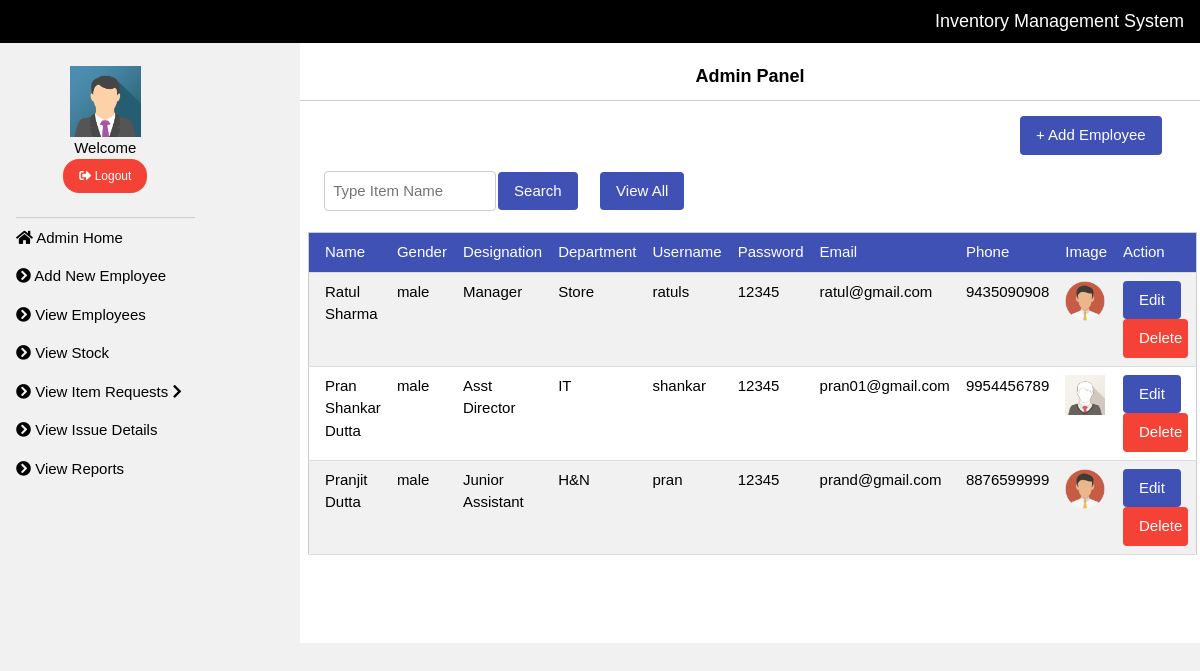
/viewemployee.php, run on the app's committed database.
### tables this page shows
CREATE TABLE `employee` (
  `id` int(11) NOT NULL,
  `name` varchar(40) NOT NULL,
  `gender` varchar(10) NOT NULL,
  `des` varchar(50) NOT NULL,
  `dept` varchar(15) NOT NULL,
  `uname` varchar(20) NOT NULL,
  `pass` varchar(15) NOT NULL,
  `email` varchar(30) NOT NULL,
  `phno` bigint(13) NOT NULL,
  `image` varchar(100) NOT NULL,
  PRIMARY KEY (`id`) USING BTREE
);

### viewemployee.php (the view, shortened to what this page needs)
<!DOCTYPE html>
<html>
<head>
<link rel="stylesheet" href="css/w3style.css">
<link href="css/style2.css" type="text/css" rel="stylesheet">
<link rel="stylesheet" href="css/all.css">
<link href="css/fonts.css" type="text/css" rel="stylesheet">
</head>
<body class="w3-light-grey">
<div class="w3-bar w3-top w3-black w3-large" style="z-index:4">
  <span class="w3-bar-item w3-right w3-bar-item">Inventory Management System</span>
</div>
<?php include "sidebar.php"; ?>
<div class="w3-main w3-white" style="margin-left:300px; height:600px;margin-top:43px;">
 <header class="w3-container w3-center w3-border-bottom" style="padding-top:10px">
    <h5><b> Admin Panel</b></h5>
  </header>
 <p><span class="w3-main w3-white" style="margin-left:80%;margin-top:43px;width:50%;position:right;">
   <a  href="addemployee.php"> <input type="submit" name="submit" id="submit" value="+ Add Employee" class="w3-btn w3-indigo w3-round-medium">
  </a></span></p>
 <tr >
     <td colspan="4" class="w3-row-padding-64">
            <form id="form1" name="form1" method="post" action="viewemployee.php">
              <table width="55%" border="0" cellspacing="0">
                    <tr>
                        <td width="5%">&nbsp;  </td>
                        <td width="38%"><input name="name" type="text" class="w3-input w3-border w3-round" id="name" placeholder="Type Item Name" ></td>
                        <td width="21%"><input type="submit" name="go2" id="go2" value="Search" class="w3-btn w3-indigo w3-round"></td>
                        <td width="15%"><input type="submit" name="go3" id="go3" value="View All" class="w3-btn w3-indigo w3-round"></td>
                         <td width="20%">&nbsp;  </td>
                        <td width="20%">&nbsp;  </td>
                        <td width="20%">&nbsp;  </td>
                        <td width="20%">&nbsp;  </td>
                    </tr>
                </table>
            </form>
    </td>
  </tr>
 <div class="w3-row-padding w3-margin-bottom" style="margin-top:20px">
    <table class="w3-table-all">
    <tr class="w3-indigo">
        <td width="15%">Name</td>
        <td width="4%">Gender</td>
        <td width="7%">Designation</td>
        <td width="7%">Department</td>
        <td width="8%">Username</td>
        <td width="8%">Password</td>
        <td width="12%">Email</td>
        <td width="9%">Phone</td>
        <td width="6%">Image</td>
        <td width="15%">Action</td>
      </tr>
      <?php
	  	include "connect.php";
		$sql="";
		if(isset($_POST["go2"]))
		{
			$name=$_POST["name"];
			$sql="Select * from employee where name like '$name%'";
		}
		else
		{
			$sql="Select * from employee";
    }
    $result=mysqli_query($con,$sql);
		while($row=mysqli_fetch_array($result))
		{
			echo '<tr>';
			echo '<td>'.$row[1].'</td>';
			echo '<td>'.$row[2].'</td>';
			echo '<td>'.$row[3].'</td>';
      echo '<td>'.$row[4].'</td>';
      echo '<td>'.$row[5].'</td>';
			echo '<td>'.$row[6].'</td>';
			echo '<td>'.$row[7].'</td>';
			echo '<td>'.$row[8].'</td>';
			echo '<td><img src="'.$row[9].'" width="40" height="40" ></td>';
			echo '<td><a class="w3-btn w3-indigo w3-round" href="editemp.php?id='.$row["0"].'">Edit</a> <a class="w3-btn w3-red w3-round" style="width:65px;" href="delemp.php?id='.$row["0"].'" onClick="return condel()">Delete</a></td?';
		}
	  ?>
    </table>
  </div>
</div>
</body>
</html>

### css/w3style.css (style rules this page uses)
html { box-sizing:border-box }
*,*:before,*:after { box-sizing:inherit }
html { -ms-text-size-adjust:100%;-webkit-text-size-adjust:100% }
body { margin:0 }
article,aside,details,figcaption,figure,footer,header,main,menu,nav,section,summary { display:block }
a { background-color:transparent;-webkit-text-decoration-skip:objects }
img { border-style:none }
button,input,select,textarea { font:inherit;margin:0 }
button,input { overflow:visible }
button,html [type=button],[type=reset],[type=submit] { -webkit-appearance:button }
html,body { font-family:Verdana,sans-serif;font-size:15px;line-height:1.5 }
html { overflow-x:hidden }
h5 { font-size:18px }
h1,h2,h3,h4,h5,h6 { font-family:"Segoe UI",Arial,sans-serif;font-weight:400;margin:10px 0 }
img { vertical-align:middle }
a { color:inherit }
.w3-table,.w3-table-all { border-collapse:collapse;border-spacing:0;width:100%;display:table }
.w3-table-all { border:1px solid #ccc }
.w3-bordered tr,.w3-table-all tr { border-bottom:1px solid #ddd }
.w3-table-all tr:nth-child(odd) { background-color:#fff }
.w3-table-all tr:nth-child(even) { background-color:#f1f1f1 }
.w3-table td,.w3-table th,.w3-table-all td,.w3-table-all th { padding:8px 8px;display:table-cell;text-align:left;vertical-align:top }
.w3-table th:first-child,.w3-table td:first-child,.w3-table-all th:first-child,.w3-table-all td:first-child { padding-left:16px }
.w3-btn,.w3-button { border:none;display:inline-block;padding:8px 16px;vertical-align:middle;overflow:hidden;text-decoration:none;color:inherit;background-color:inherit;text-align:center;cursor:pointer;white-space:nowrap }
.w3-btn,.w3-button { -webkit-touch-callout:none;-webkit-user-select:none;-khtml-user-select:none;-moz-user-select:none;-ms-user-select:none;user-select:none }
.w3-input { padding:8px;display:block;border:none;border-bottom:1px solid #ccc;width:100% }
.w3-main,#main { transition:margin-left .4s }
.w3-bar { width:100%;overflow:hidden }
.w3-bar .w3-bar-item { padding:8px 16px;float:left;width:auto;border:none;display:block;outline:0 }
.w3-container:after,.w3-container:before,.w3-panel:after,.w3-panel:before,.w3-row:after,.w3-row:before,.w3-row-padding:after,.w3-row-padding:before, .w3-cell-row:before,.w3-cell-row:after,.w3-clear:after,.w3-clear:before,.w3-bar:before,.w3-bar:after { content:"";display:table;clear:both }
.w3-top,.w3-bottom { position:fixed;width:100%;z-index:1 }
.w3-top { top:0 }
.w3-round,.w3-round-medium { border-radius:4px }
.w3-row-padding,.w3-row-padding>.w3-half,.w3-row-padding>.w3-third,.w3-row-padding>.w3-twothird,.w3-row-padding>.w3-threequarter,.w3-row-padding>.w3-quarter,.w3-row-padding>.w3-col { padding:0 8px }
.w3-container,.w3-panel { padding:0.01em 16px }
.w3-large { font-size:18px!important }
.w3-center { text-align:center!important }
.w3-border { border:1px solid #ccc!important }
.w3-border-bottom { border-bottom:1px solid #ccc!important }
.w3-margin-bottom { margin-bottom:16px!important }
.w3-right { float:right!important }
.w3-indigo,.w3-hover-indigo:hover { color:#fff!important;background-color:#3f51b5!important }
.w3-red,.w3-hover-red:hover { color:#fff!important;background-color:#f44336!important }
.w3-white,.w3-hover-white:hover { color:#000!important;background-color:#fff!important }
.w3-black,.w3-hover-black:hover { color:#fff!important;background-color:#000!important }
.w3-light-grey,.w3-hover-light-grey:hover,.w3-light-gray,.w3-hover-light-gray:hover { color:#000!important;background-color:#f1f1f1!important }

### css/style2.css (style rules this page uses)
*, *:before, *:after { box-sizing: inherit }
html { -ms-text-size-adjust: 100%; -webkit-text-size-adjust: 100% }
body { margin: 0 }
article, aside, details, figcaption, figure, footer, header, main, menu, nav, section, summary { display: block }
a { background-color: transparent; -webkit-text-decoration-skip: objects }
img { border-style: none }
button, input, select, textarea { font: inherit; margin: 0 }
button, input { overflow: visible }
button, html [type=button], [type=reset], [type=submit] { -webkit-appearance: button }
html, body { font-family: Verdana, sans-serif; font-size: 15px; line-height: 1.5 }
html { overflow-x: hidden }
h5 { font-size: 18px }
h1, h2, h3, h4, h5, h6 { font-family: "Segoe UI", Arial, sans-serif; font-weight: 400; margin: 10px 0 }
img { vertical-align: middle }
a { color: inherit }

### viewemployee.php (style rules this page uses)
html,body,h1,h2,h3,h4,h5 { font-family: "Raleway", sans-serif }

### data on the page
employee: name "Ratul Sharma", gender "male", des "Manager", dept "Store", uname "ratuls", pass "12345", email "ratul@gmail.com", phno "9435090908", image (picture)
employee: name "Pran Shankar Dutta", gender "male", des "Asst Director", dept "IT", uname "shankar", pass "12345", email "pran01@gmail.com", phno "9954456789", image (picture)
employee: name "Pranjit Dutta", gender "male", des "Junior Assistant", dept "H&N", uname "pran", pass "12345", email "prand@gmail.com", phno "8876599999", image (picture)
